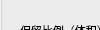
            <widget class="QWidget" name="page_4">
             <property name="geometry">
              <rect>
               <x>0</x>
               <y>0</y>
               <width>100</width>
               <height>30</height>
              </rect>
             </property>
             <attribute name="label">
              <string>等几何拓扑优化</string>
             </attribute>
             <widget class="QGroupBox" name="groupBox_14">
              <property name="geometry">
               <rect>
                <x>0</x>
                <y>-10</y>
                <width>271</width>
                <height>111</height>
               </rect>
              </property>
              <property name="title">
               <string/>
              </property>
              <widget class="QLabel" name="label_34">
               <property name="geometry">
                <rect>
                 <x>20</x>
                 <y>30</y>
                 <width>131</width>
                 <height>21</height>
                </rect>
               </property>
               <property name="font">
                <font>
                 <family>Agency FB</family>
                 <pointsize>8</pointsize>
                </font>
               </property>
               <property name="text">
                <string>保留比例（体积）：</string>
               </property>
              </widget>
              <widget class="QLabel" name="label_35">
               <property name="geometry">
                <rect>
                 <x>20</x>
                 <y>70</y>
                 <width>121</width>
                 <height>21</height>
                </rect>
               </property>
               <property name="font">
                <font>
                 <family>Agency FB</family>
                 <pointsize>8</pointsize>
                </font>
               </property>
               <property name="text">
                <string>最大迭代次数：</string>
               </property>
              </widget>
              <widget class="QLineEdit" name="TopOpt_Rate_2">
               <property name="geometry">
                <rect>
                 <x>160</x>
                 <y>30</y>
                 <width>85</width>
                 <height>26</height>
                </rect>
               </property>
              </widget>
              <widget class="QLineEdit" name="TopOpt_Iters_2">
               <property name="geometry">
                <rect>
                 <x>160</x>
                 <y>70</y>
                 <width>85</width>
                 <height>26</height>
                </rect>
               </property>
              </widget>
             </widget>
             <widget class="QGroupBox" name="groupBox">
              <property name="geometry">
               <rect>
                <x>0</x>
                <y>100</y>
                <width>271</width>
                <height>51</height>
               </rect>
              </property>
              <property name="title">
               <string>优化方法</string>
              </property>
              <widget class="QCheckBox" name="editbsplinesolid_6">
               <property name="geometry">
                <rect>
                 <x>20</x>
                 <y>20</y>
                 <width>151</width>
                 <height>21</height>
                </rect>
               </property>
               <property name="font">
                <font>
                 <family>Arial</family>
                 <pointsize>8</pointsize>
                </font>
               </property>
               <property name="text">
                <string>OC</string>
               </property>
              </widget>
              <widget class="QCheckBox" name="editbsplinesolid_7">
               <property name="geometry">
                <rect>
                 <x>140</x>
                 <y>20</y>
                 <width>151</width>
                 <height>21</height>
                </rect>
               </property>
               <property name="font">
                <font>
                 <family>Arial</family>
                 <pointsize>8</pointsize>
                </font>
               </property>
               <property name="text">
                <string>MMA</string>
               </property>
              </widget>
             </widget>
             <widget class="QPushButton" name="TopOpt_Run">
              <property name="geometry">
               <rect>
                <x>80</x>
                <y>200</y>
                <width>111</width>
                <height>31</height>
               </rect>
              </property>
              <property name="font">
               <font>
                <family>Agency FB</family>
                <pointsize>8</pointsize>
               </font>
              </property>
              <property name="text">
               <string>执行拓扑优化</string>
              </property>
             </widget>
             <widget class="QPushButton" name="Protect_topopt">
              <property name="geometry">
               <rect>
                <x>80</x>
                <y>160</y>
                <width>111</width>
                <height>31</height>
               </rect>
              </property>
              <property name="font">
               <font>
                <family>Agency FB</family>
                <pointsize>8</pointsize>
               </font>
              </property>
              <property name="text">
               <string>添加保护区域</string>
              </property>
             </widget>
             <widget class="QSlider" name="DensitySlider">
              <property name="geometry">
               <rect>
                <x>70</x>
                <y>260</y>
                <width>161</width>
                <height>16</height>
               </rect>
              </property>
              <property name="orientation">
               <enum>Qt::Horizontal</enum>
              </property>
             </widget>
             <widget class="QLabel" name="label_12">
              <property name="geometry">
               <rect>
                <x>30</x>
                <y>260</y>
                <width>21</width>
                <height>21</height>
               </rect>
              </property>
              <property name="font">
               <font>
                <pointsize>11</pointsize>
               </font>
              </property>
              <property name="text">
               <string>密度</string>
              </property>
             </widget>
             <widget class="QPushButton" name="fix_topopt_result">
              <property name="geometry">
               <rect>
                <x>80</x>
                <y>290</y>
                <width>111</width>
                <height>31</height>
               </rect>
              </property>
              <property name="font">
               <font>
                <family>Agency FB</family>
                <pointsize>8</pointsize>
               </font>
              </property>
              <property name="text">
               <string>固定结果</string>
              </property>
             </widget>
            </widget>
